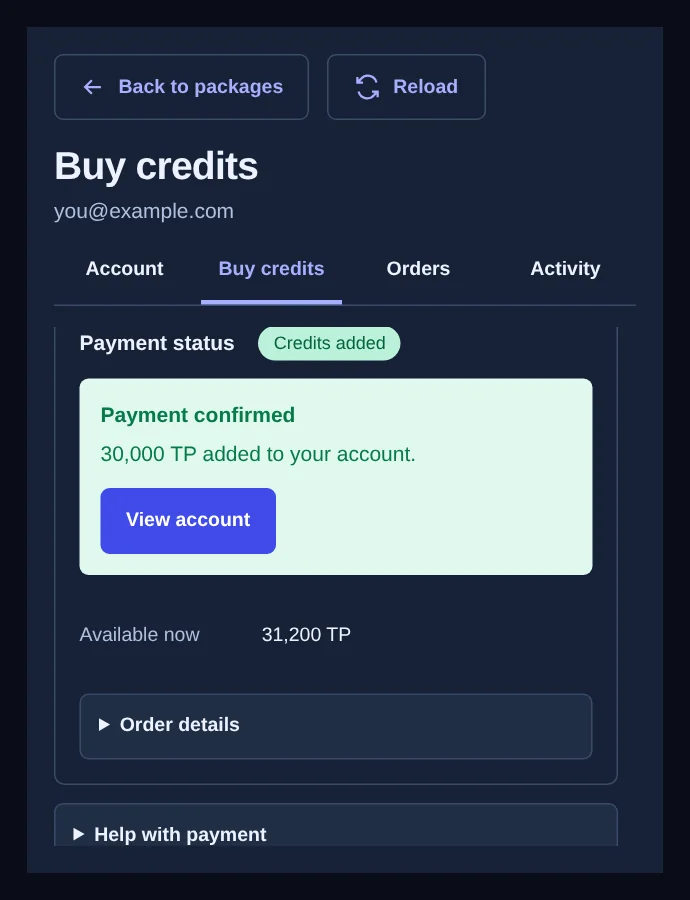
#> input picture src/guide/img/buy-done.webp, 690 x 900 px
$ python -i image_flow.py   (imports and definitions only)
#> lines starting #> are read from the running program, lines starting #| are printed output that depends on the picture
### api/backend/config.py
"""Runtime configuration, read once from environment variables (``reload`` re-reads, for tests)."""

from __future__ import annotations

from typing import Final
from dataclasses import dataclass, field

import os

def _env_int(name: str, default: int) -> int:
    try:
        return int(os.environ.get(name, str(default)))
    except (TypeError, ValueError):
        return default

def _env_float(name: str, default: float) -> float:
    try:
        return float(os.environ.get(name, str(default)))
    except (TypeError, ValueError):
        return default

def _env_str(name: str, default: str = "") -> str:
    return (os.environ.get(name, default) or "").strip()

def _env_bool(name: str, default: bool = False) -> bool:
    raw = (os.environ.get(name, "") or "").strip().lower()
    if not raw:
        return default
    return raw in ("1", "true", "yes", "on")

def _diagnostics_profile() -> str:
    """Simple diagnostic preset; legacy variables remain authoritative."""
    raw = _env_str("TP_DIAGNOSTICS", "normal").lower()
    aliases = {"0": "normal", "off": "normal", "1": "activity", "summary": "activity", "full": "deep"}
    value = aliases.get(raw, raw)
    return value if value in {"normal", "activity", "deep"} else "normal"

def _access_log_default() -> str:
    explicit = os.environ.get("TP_ACCESS_LOG_MODE")
    if explicit is not None:
        return (explicit or "summary").strip().lower()
    return "summary" if _diagnostics_profile() in {"activity", "deep"} else "errors"

@dataclass(frozen=True)
class Settings:
    # Worker and resource limits.
    max_workers: int = field(default_factory=lambda: _env_int("SERVER_MAX_WORKERS", 15))
    cpu_concurrency: int = field(default_factory=lambda: max(1, _env_int("TP_CPU_CONCURRENCY", 2)))
    job_ttl_sec: int = field(default_factory=lambda: _env_int("JOB_TTL_SEC", 3600))
    http_timeout_sec: float = field(default_factory=lambda: _env_float("HTTP_TIMEOUT_SEC", 120.0))
    # Memory is the only bound on WAITING work (never a count of waiters): the
    # bytes of request bodies that wait for a slot, process-wide, and the share
    # one identity may hold while others are waiting too (see
    # backend/jobs/admission.py WaitingBytes; the legacy job queue applies the
    # same two budgets to its queued payloads). Exceeding them answers 503
    # server_busy + Retry-After, which every client retries.
    max_queue_bytes: int = field(default_factory=lambda: max(1, _env_int("TP_MAX_QUEUE_BYTES", 512 * 1024 * 1024)))
    max_queue_bytes_per_identity: int = field(
        default_factory=lambda: max(1, _env_int("TP_MAX_QUEUE_BYTES_PER_IDENTITY", 128 * 1024 * 1024)))
    max_jobs_tracked: int = field(default_factory=lambda: _env_int("TP_MAX_JOBS_TRACKED", 5000))
    job_run_timeout_sec: float = field(default_factory=lambda: _env_float("TP_JOB_RUN_TIMEOUT_SEC", 120.0))

    # Synchronous admission. Zero derives the limit from SERVER_MAX_WORKERS.
    sync_max_concurrency: int = field(
        default_factory=lambda: max(0, _env_int("TP_SYNC_MAX_CONCURRENCY", 0))
    )
    # Google Lens shows a latency cliff above ~8 simultaneous uploads, so its
    # fan-out is bounded separately from server workers.
    lens_upstream_max_concurrency: int = field(
        default_factory=lambda: max(1, _env_int("TP_LENS_UPSTREAM_MAX_CONCURRENCY", 8))
    )
    # Provider SDKs use a dedicated executor; admission must not exceed it.
    ai_thread_workers: int = field(
        default_factory=lambda: max(1, _env_int("TP_AI_THREAD_WORKERS", 24))
    )
    # AI Login waits on the user's own browser tab (up to 230 s), so it has its
    # own lane and cannot take the AI slots Paid/Manual users share.
    login_thread_workers: int = field(
        default_factory=lambda: max(1, _env_int("TP_LOGIN_THREAD_WORKERS", 32))
    )
    sync_ai_max_concurrency: int = field(
        default_factory=lambda: max(0, _env_int("TP_SYNC_AI_MAX_CONCURRENCY", 0))
    )
    # Detector-free grouping is a separate API stage. Zero follows effective
    # Lens capacity so it never narrows the active Lens lane by default.
    sync_group_max_concurrency: int = field(
        default_factory=lambda: max(0, _env_int("TP_SYNC_GROUP_MAX_CONCURRENCY", 0))
    )
    # Server-side image downloads (runs:API pages sent as a URL) have their
    # own fair lane, so a slow comic CDN never holds a Lens slot.
    image_fetch_max_concurrency: int = field(
        default_factory=lambda: max(1, _env_int("TP_IMAGE_FETCH_MAX_CONCURRENCY", 16))
    )
    # Admission lanes have NO waiter count cap and NO wait deadline (owner's
    # rule, 2026.10.16.3). Removed: TP_SYNC_MAX_WAITERS / TP_SYNC_MAX_WAIT_SEC,
    # TP_SYNC_AI_MAX_WAITERS / TP_SYNC_AI_MAX_WAIT_SEC, TP_SYNC_GROUP_MAX_WAITERS /
    # TP_SYNC_GROUP_MAX_WAIT_SEC, TP_RATE_MAX_WAITERS, TP_MAX_QUEUE_SIZE,
    # TP_MAX_QUEUE_PER_CALLER and TP_MAX_QUEUE_PER_IDENTITY.

    # Split-lane concurrency for the legacy queued transport only. Stage-level
    # Lens/Grouping/AI gates remain authoritative across every engine.
    direct_max_concurrency: int = field(default_factory=lambda: max(0, _env_int("TP_DIRECT_MAX_CONCURRENCY", 0)))
    ai_max_concurrency: int = field(default_factory=lambda: max(0, _env_int("TP_AI_MAX_CONCURRENCY", 0)))

    # Result caches ----------------------------------------------------------
    result_cache_max: int = field(default_factory=lambda: _env_int("TP_RESULT_CACHE_MAX", 512))
    ai_result_cache_max: int = field(default_factory=lambda: _env_int("TP_AI_RESULT_CACHE_MAX", 128))

    # Optional rate gate, isolated by (provider, model, key) with bounded waits.
    rate_gate_enabled: bool = field(default_factory=lambda: _env_bool("TP_RATE_GATE", True))
    rate_max_wait_sec: float = field(default_factory=lambda: max(1.0, _env_float("TP_RATE_MAX_WAIT_SEC", 75.0)))
    # Fallback policy for providers not listed in RATE_POLICY_DEFAULTS.
    rate_default_rpm: float = field(default_factory=lambda: max(0.0, _env_float("TP_RATE_RPM_DEFAULT", 30.0)))
    rate_default_burst: int = field(default_factory=lambda: max(1, _env_int("TP_RATE_BURST_DEFAULT", 4)))

    # Compatibility field only. Requests/CLI must supply their own cloud key.
    # AI_API_KEY is intentionally not read or used as a fallback.
    ai_api_key: str = ""
    # Only the API operator may configure Paid. The browser never supplies a
    # Center endpoint or receives the operator's inference key.
    center_url: str = field(default_factory=lambda: _env_str("TP_CENTER_URL"))
    center_gateway_key_file: str = field(default_factory=lambda: _env_str("TP_CENTER_GATEWAY_KEY_FILE"))
    center_gateway_key: str = field(default_factory=lambda: _env_str("TP_CENTER_GATEWAY_KEY"), repr=False)
    trusted_proxy_ips: str = field(default_factory=lambda: _env_str("TP_TRUSTED_PROXY_IPS"))
    # AI network authority is independent from ownership of the API key.
    # Shared defaults trust provider endpoints + explicit operator allowlist only.
    # Personal mode additionally permits server-owned Local AI on loopback.
    ai_endpoint_policy: str = field(default_factory=lambda: _env_str("TP_AI_ENDPOINT_POLICY", "shared"))
    ai_extra_hosts: str = field(default_factory=lambda: _env_str("TP_AI_EXTRA_HOSTS"))

    # SSRF guard: private, loopback and link-local image hosts are opt-in.
    allow_private_image_hosts: bool = field(
        default_factory=lambda: _env_bool("TP_ALLOW_PRIVATE_IMAGE_HOSTS", False)
    )
    max_image_bytes: int = field(
        default_factory=lambda: max(1, _env_int("TP_MAX_IMAGE_BYTES", 24 * 1024 * 1024))
    )
    max_image_redirects: int = field(
        default_factory=lambda: max(0, _env_int("TP_MAX_IMAGE_REDIRECTS", 4))
    )

    # CORS -------------------------------------------------------------------
    # Comma-separated allowed origins. Empty (default) admits browser-extension
    # origins only (EXTENSION_ORIGIN_REGEX); "*" admits any page WITHOUT
    # credentials. Extension service workers/pages with host permissions do not
    # need CORS at all, but Firefox without granted host access does.
    allowed_origins: str = field(default_factory=lambda: _env_str("TP_ALLOWED_ORIGINS", ""))

    # Lens cookie source -----------------------------------------------------
    # Optional Firebase JSON jar (AEC / NID / __Secure-STRP: Google anti-abuse
    # and signed-out preference cookies, no account-session cookie). There is
    # deliberately NO built-in URL: the public source must not point every
    # deployment at one shared jar. Without FIREBASE_URL the API uses the
    # "direct" source (its own first visit to lens.google.com) only.
    firebase_url: str = field(default_factory=lambda: _env_str("FIREBASE_URL", ""))
    # firebase | direct | auto (firebase, then direct) | direct-first.
    lens_cookie_source: str = field(default_factory=lambda: os.environ.get("TP_LENS_COOKIE_SOURCE", "direct-first"))
    firebase_cookie_ttl_sec: int = field(default_factory=lambda: _env_int("FIREBASE_COOKIE_TTL_SEC", 900))

    # Lens-direct rendering --------------------------------------------------
    # Lens-direct outputs use Lens geometry/text and never run a secondary
    # grouping pass. Erase/PNG give overlays a clean background.
    lens_direct_erase: bool = field(default_factory=lambda: _env_bool("TP_LENS_DIRECT_ERASE", True))
    lens_direct_png: bool = field(default_factory=lambda: _env_bool("TP_LENS_DIRECT_PNG", True))

    # Orientation relayout for the Translated layer ---------------------------
    # Rebuild Lens MT boxes at the target orientation when the source runs on
    # the other axis (vertical JA -> horizontal TH); no provider call. Default
    # only: a request's ``layout.relayout_translated`` always wins.
    relayout_translated: bool = field(
        default_factory=lambda: _env_bool("TP_RELAYOUT_TRANSLATED", True)
    )

    # Warmup -----------------------------------------------------------------
    warmup_lang: str = field(default_factory=lambda: _env_str("TP_WARMUP_LANG", "th") or "th")
    # Logging / debug --------------------------------------------------------
    diagnostics_profile: str = field(default_factory=_diagnostics_profile)
    debug: bool = field(default_factory=lambda: _env_bool("TP_DEBUG", False))
    # Production default: quiet uvicorn and emit only compact important events,
    # for example one line when a translation job succeeds/fails.
    # Values:
    #   summary/custom/tp/plain = compact app outcome logs
    #   errors/error/err/warn   = FAILURES ONLY — recommended under load. Drops
    #                             ~99% of lines (successes) while keeping every
    #                             line that explains a problem.
    #   off/none                = no app outcome logs at all. This hides errors
    #                             too; prefer "errors" unless you really want
    #                             the server to be silent about failures.
    #   uvicorn                 = restore stock uvicorn access logs
    access_log_mode: str = field(
        default_factory=_access_log_default
    )

# Browser-extension origins (any id): Chromium/Edge/Opera, Firefox/Thunderbird
# per-install UUIDs and Safari. Used as the CORS default when
# TP_ALLOWED_ORIGINS is empty.
EXTENSION_ORIGIN_REGEX: Final[str] = (
    r"^(?:chrome-extension|moz-extension|safari-web-extension)://[A-Za-z0-9._-]{1,128}$"
)

# [4 lines left out: function lens_concurrency_limit, not called in this run]

# Module-level singleton: ``from backend.config import settings``.
settings: Final[Settings] = Settings()

# [5 lines left out: function reload, not called in this run]

### api/backend/jobs/stages/image_flow.py
from __future__ import annotations
from PIL import Image

from typing import Any
import numpy as np

import concurrent.futures, contextlib, contextvars, copy, io, os, time

from backend.ai.translation.contracts import AiConfig
from backend.config import settings
from backend.jobs.fonts import resolve_font_pair
from backend.jobs.stages.config import layout_options
from backend.jobs.stages import ai_stage, lens_stage, render_stage
from backend.grouping.detector_free_service import (
    group_vertical_lens,
    project_grouping_result,
    bubble_groups_from_result,
)
from backend.grouping.ai_source_tree import build_ai_source_tree
from backend.jobs.runtime import CPU_GATE
from backend.jobs.stage_admission import stage_slot
from backend.jobs.stages.image_prepare import image_to_rgb
from backend.lens import document as lens_document
from backend.lens.languages import normalize as normalize_lang
from backend.ai.rate_policy import is_local_target
from backend.lens.tree import (
    flatten_spans,
    tree_stats,
)
from backend.log import dbg, event
from backend.api.errors import future_result_with_stage
from backend.render.erase import erase_text_with_boxes
from backend.render import erase_boxes as erase_boxes_mod
from backend.render.relayout import (
    relayout_decision,
)
from backend.render.html.translated import render_translated_overlay
from backend.render.translated_groups import translated_document, translated_layout_groups
from backend.render.rotation_signs import (
    presentation_rotation_copy,
)
from backend.render.components.typography import fit_tree_font_sizes
from backend.render.html.css import overlay_css
from backend.render.html.overlay import render_tree_overlay
from backend.utils.images import (
    bytes_to_data_uri,
)

SUPPORTED_MODES = {"lens_images", "lens_text"}

_BG_FORMAT = (os.environ.get("TP_LENS_DIRECT_IMG_FORMAT", "auto") or "auto").strip().lower()
_WEBP_QUALITY = max(1, min(100, int(os.environ.get("TP_LENS_DIRECT_WEBP_QUALITY", "80"))))
_WEBP_METHOD = max(0, min(6, int(os.environ.get("TP_LENS_DIRECT_WEBP_METHOD", "2"))))
_MAX_PALETTE_COLORS = max(2, int(os.environ.get("TP_LENS_DIRECT_COLOR_LIMIT", "256")))
_COLOR_SAMPLE_STEP = max(1, int(os.environ.get("TP_LENS_DIRECT_COLOR_STEP", "3")))
_FLAT_SAMPLE_PX = max(32, int(os.environ.get("TP_LENS_DIRECT_SAMPLE_PX", "256")))
_FLAT_THRESHOLD = min(1.0, max(0.0, float(os.environ.get("TP_LENS_DIRECT_FLAT_THRESHOLD", "0.45"))))

try:
    from PIL import features as _pil_features

    _WEBP_AVAILABLE = bool(_pil_features.check("webp"))
except Exception:  # noqa: BLE001 - very old Pillow without PIL.features
    _WEBP_AVAILABLE = False
# [12 lines not run here, left out]

# [27 lines left out: functions _encode_png, _encode_webp, _flatness, not called in this run]

def _is_quantized_art(img: Image.Image) -> bool:
    """True for screentone / line art / flat colour — the pages PNG wins on."""
    w, h = img.size
    step = _COLOR_SAMPLE_STEP
    small = img.resize((max(1, w // step), max(1, h // step)), Image.NEAREST)
    if small.getcolors(maxcolors=_MAX_PALETTE_COLORS) is None:
        return False
    return _flatness(img) >= _FLAT_THRESHOLD

# [332 lines left out: functions _encode_bg_data_uri, _stage, process_image, not called in this run]

>>> from PIL import Image
>>> picture = Image.open('../../../../src/guide/img/buy-done.webp')
#> picture is the input picture: PIL image 690x900 RGB; mean R, G, B 55.6, 67.9, 85.7
>>> result = _is_quantized_art(picture)
#> in _is_quantized_art, `small = img.resize((max(1, w // step), max(1, h // step)), Image.NEARE..`:
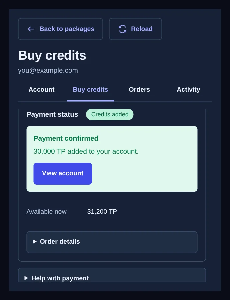
#> small: PIL image 230x300 RGB; mean R, G, B 56, 68.3, 86.1
#> result = False
